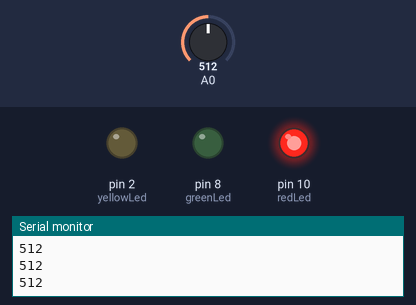
The sketch below on a simulated Arduino Uno, built with avr-gcc and run on an emulated ATmega328P. On the bench: output pins drawn as LEDs (lit = HIGH), the last lines printed to the serial monitor. The inputs (shaded band) are chosen by the test bench; at power-on: A0 = 512.

Above: at 1.2 s.
1.3 s: A0 set to 520
At 1.9 s:
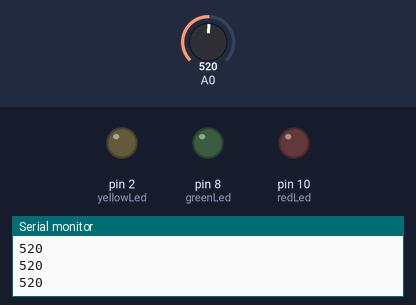
2.8 s: A0 set to 716
At 3.2 s:
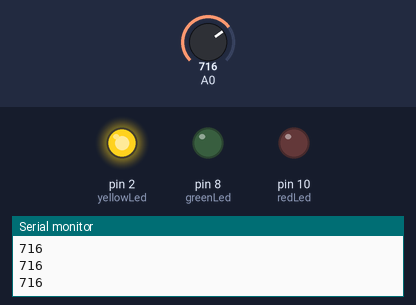
4.3 s: A0 set to 720
At 5.4 s:
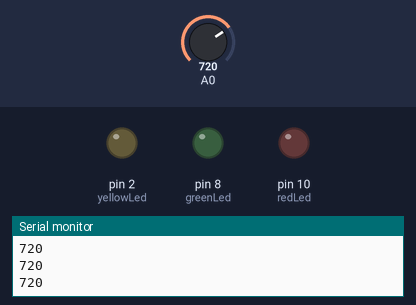
5.8 s: A0 set to 900
At 6.7 s:
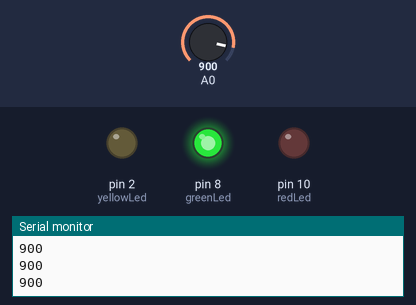
7.3 s: A0 set to 711
At 7.7 s:
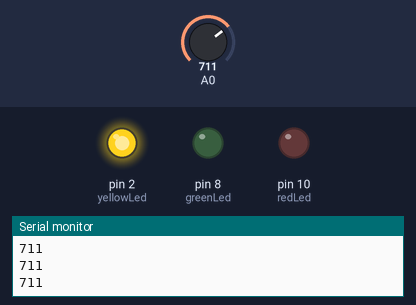
8.8 s: A0 set to 730
At 10.2 s:
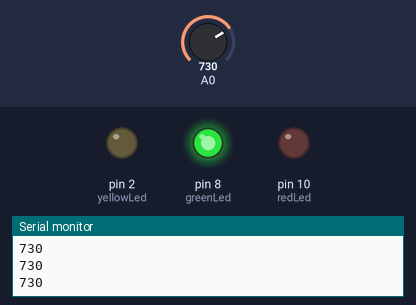
Timing chart, 0 to 11.3 s (numbered marks = the images above; inputs shaded):
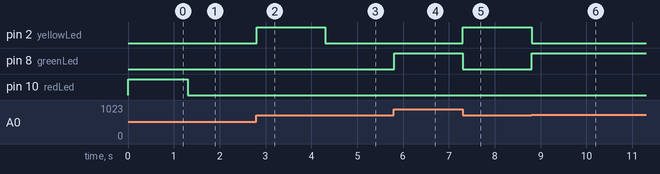

The sketch:

index.ino
```cpp
int yellowLed = 2;
int greenLed = 8;
int redLed = 10;
int value;

void setup(){
  Serial.begin(9600);
  pinMode(yellowLed, OUTPUT);
  pinMode(greenLed, OUTPUT);
  pinMode(redLed, OUTPUT);
}

void loop(){
  value = analogRead(A0);
  Serial.println(value);

  if (value < 520) {
    digitalWrite(redLed, HIGH);
  }
  else {
    digitalWrite(redLed, LOW);
  }

  if (value > 521 && value < 720) {
    digitalWrite(yellowLed, HIGH);
  }
  else {
    digitalWrite(yellowLed, LOW);
  }

  if (value > 721) {
    digitalWrite(greenLed, HIGH);
  }
  else {
    digitalWrite(greenLed, LOW);
  }

}
```

Measured:
- the behaviour switches between 519 and 520 on A0 (found by bisection; images 0 and 1)
- the behaviour switches between 719 and 720 on A0 (found by bisection; images 2 and 3)
- after the input at 1.3 s, pin 10 (redLed): HIGH → LOW at once
- after the input at 2.8 s, pin 2 (yellowLed): LOW → HIGH at once
- after the input at 4.3 s, pin 2 (yellowLed): HIGH → LOW at once
- after the input at 5.8 s, pin 8 (greenLed): LOW → HIGH at once
- after the input at 7.3 s, pin 2 (yellowLed): LOW → HIGH at once; pin 8 (greenLed): HIGH → LOW at once
- after the input at 8.8 s, pin 2 (yellowLed): HIGH → LOW at once; pin 8 (greenLed): LOW → HIGH at once
